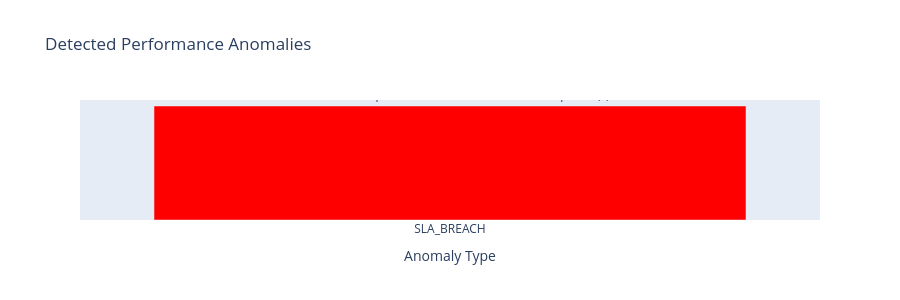

Notebook code cell kept with this figure:
### Markdown cell above
## 6. Performance Bottleneck Detection and Anomaly Analysis
Identify system issues and performance degradation patterns.

### Code cell
def detect_performance_anomalies(ts_data, metrics):
    """Detect performance bottlenecks and anomalies"""
    
    anomalies = []
    
    # Detection 1: Completion rate below SLA
    low_completion = ts_data[ts_data['received_vs_eval_rate'] < 95]
    if len(low_completion) > 0:
        anomalies.append({
            "type": "SLA_BREACH",
            "severity": "HIGH",
            "metric": "Completion Rate",
            "description": f"Evaluation completion rate below 95% SLA in {len(low_completion)} period(s)",
            "periods_affected": len(low_completion),
            "min_value": low_completion['received_vs_eval_rate'].min()
        })
    
    # Detection 2: High evaluation latency
    if metrics['current']['avg_eval_time_sec'] > 5:
        anomalies.append({
            "type": "HIGH_LATENCY",
            "severity": "HIGH",
            "metric": "Evaluation Time",
            "description": f"Average evaluation time ({metrics['current']['avg_eval_time_sec']:.2f}s) exceeds SLA (5s)",
            "current_value": metrics['current']['avg_eval_time_sec'],
            "sla_threshold": 5.0
        })
    
    # Detection 3: Significant throughput drop
    if len(ts_data) > 1:
        avg_throughput = ts_data['received_count'].mean()
        throughput_std = ts_data['received_count'].std()
        low_throughput = ts_data[ts_data['received_count'] < (avg_throughput - 2 * throughput_std)]
        
        if len(low_throughput) > 0:
            anomalies.append({
                "type": "LOW_THROUGHPUT",
                "severity": "MEDIUM",
                "metric": "Transaction Throughput",
                "description": f"Significantly low throughput detected in {len(low_throughput)} period(s)",
                "periods_affected": len(low_throughput),
                "anomaly_threshold": avg_throughput - 2 * throughput_std
            })
    
    # Detection 4: Queuing/Processing Gap (Received >> Evaluated)
    ts_data['gap'] = ts_data['received_count'] - ts_data['evaluated_count']
    if ts_data['gap'].mean() > 50:
        anomalies.append({
            "type": "PROCESSING_GAP",
            "severity": "MEDIUM",
            "metric": "Received vs Evaluated Gap",
            "description": "Large gap between received and evaluated transactions suggests processing backlog",
            "avg_gap": ts_data['gap'].mean(),
            "max_gap": ts_data['gap'].max()
        })
    
    return anomalies

print("\n" + "="*80)
print("PERFORMANCE BOTTLENECK DETECTION")
print("="*80)

anomalies = detect_performance_anomalies(metrics['time_series'], metrics)

if len(anomalies) == 0:
    print("\n✓ No anomalies detected. System operating within normal parameters.")
else:
    print(f"\n🔴 {len(anomalies)} anomaly/anomalies detected:\n")
    for i, anomaly in enumerate(anomalies, 1):
        severity_icon = "🚨" if anomaly['severity'] == "HIGH" else "⚠️"
        print(f"{severity_icon} ANOMALY {i}: {anomaly['type']}")
        print(f"   Severity: {anomaly['severity']}")
        print(f"   Metric: {anomaly['metric']}")
        print(f"   Description: {anomaly['description']}")
        for key, value in anomaly.items():
            if key not in ['type', 'severity', 'metric', 'description']:
                print(f"   {key}: {value}")
        print()

# Distribution Analysis of Evaluation Time
print("\n" + "="*80)
print("EVALUATION TIME DISTRIBUTION")
print("="*80)
print("Evaluation Time SLA Compliance:")
print(f"   Average (P50): {metrics['current']['avg_eval_time_sec']:.2f}s")
print(f"   95th Percentile (P95): {metrics['current']['p95_eval_time_sec']:.2f}s")
print(f"   99th Percentile (P99): {metrics['current']['p99_eval_time_sec']:.2f}s")
print("   SLA Target: <5.0s average")

compliance = "✓ COMPLIANT" if metrics['current']['avg_eval_time_sec'] <= 5.0 else "🚨 NON-COMPLIANT"
print(f"   Status: {compliance}")

# Create anomaly visualization
if len(anomalies) > 0:
    fig_anomalies = go.Figure()
    
    anomaly_types = [a['type'] for a in anomalies]
    severity_colors = ['red' if a['severity'] == 'HIGH' else 'orange' for a in anomalies]
    
    fig_anomalies.add_trace(go.Bar(
        x=anomaly_types,
        y=[1] * len(anomalies),
        marker={'color': severity_colors},
        text=[a['description'] for a in anomalies],
        textposition='outside',
        showlegend=False
    ))
    
    fig_anomalies.update_layout(
        title="Detected Performance Anomalies",
        xaxis_title="Anomaly Type",
        yaxis_title="Count",
        height=300,
        yaxis={'visible': False}
    )
    
    fig_anomalies.show()

### Figure 1 — Plotly figure (JSON) as saved in the notebook; plotly's stock layout.template omitted (floating-point values rounded to 4 significant figures)
{"data": [{"marker": {"color": ["red"]}, "showlegend": false, "text": ["Evaluation completion rate below 95% SLA in 11 period(s)"], "textposition": "outside", "type": "bar", "x": ["SLA_BREACH"], "y": [1]}], "layout": {"height": 300, "title": {"text": "Detected Performance Anomalies"}, "xaxis": {"title": {"text": "Anomaly Type"}}, "yaxis": {"title": {"text": "Count"}, "visible": false}}}
